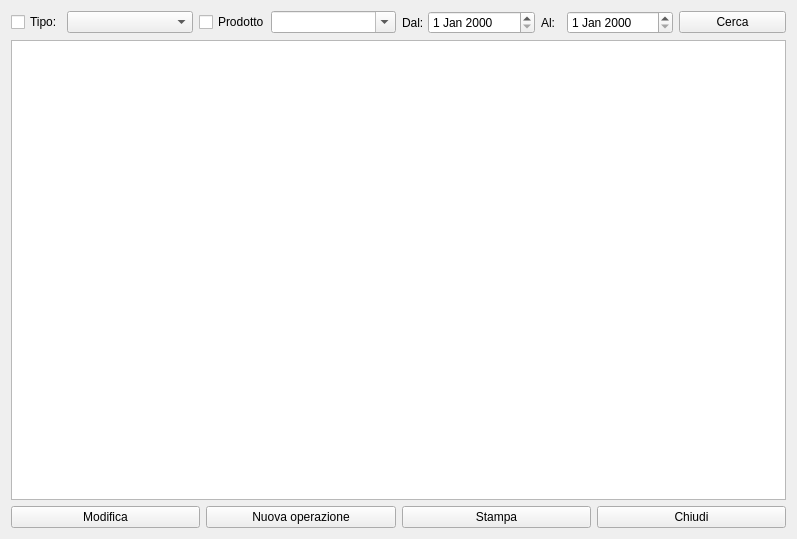
<?xml version="1.0" encoding="UTF-8"?>
<ui version="4.0">
 <class>HLotti</class>
 <widget class="QWidget" name="HLotti">
  <property name="windowModality">
   <enum>Qt::NonModal</enum>
  </property>
  <property name="geometry">
   <rect>
    <x>0</x>
    <y>0</y>
    <width>797</width>
    <height>539</height>
   </rect>
  </property>
  <property name="windowTitle">
   <string>Lotti</string>
  </property>
  <property name="windowIcon">
   <iconset resource="icons.qrc">
    <normaloff>:/Resources/Cube.PNG</normaloff>:/Resources/Cube.PNG</iconset>
  </property>
  <layout class="QVBoxLayout" name="verticalLayout_3">
   <item>
    <layout class="QVBoxLayout" name="verticalLayout_2">
     <item>
      <layout class="QVBoxLayout" name="verticalLayout">
       <item>
        <layout class="QHBoxLayout" name="horizontalLayout_4">
         <item>
          <layout class="QHBoxLayout" name="horizontalLayout_2">
           <item>
            <widget class="QCheckBox" name="chbT">
             <property name="maximumSize">
              <size>
               <width>50</width>
               <height>16777215</height>
              </size>
             </property>
             <property name="text">
              <string>Tipo:</string>
             </property>
            </widget>
           </item>
           <item>
            <widget class="QComboBox" name="cbTipiLot"/>
           </item>
           <item>
            <widget class="QCheckBox" name="chbP">
             <property name="maximumSize">
              <size>
               <width>66</width>
               <height>16777215</height>
              </size>
             </property>
             <property name="text">
              <string>Prodotto:</string>
             </property>
            </widget>
           </item>
           <item>
            <widget class="QComboBox" name="cbProdotti">
             <property name="editable">
              <bool>true</bool>
             </property>
             <property name="insertPolicy">
              <enum>QComboBox::NoInsert</enum>
             </property>
            </widget>
           </item>
          </layout>
         </item>
         <item>
          <layout class="QHBoxLayout" name="horizontalLayout_3">
           <item>
            <widget class="QLabel" name="label">
             <property name="maximumSize">
              <size>
               <width>20</width>
               <height>16777215</height>
              </size>
             </property>
             <property name="text">
              <string>Dal:</string>
             </property>
            </widget>
           </item>
           <item>
            <widget class="QDateEdit" name="datadal"/>
           </item>
           <item>
            <widget class="QLabel" name="label_2">
             <property name="maximumSize">
              <size>
               <width>20</width>
               <height>16777215</height>
              </size>
             </property>
             <property name="text">
              <string>Al:</string>
             </property>
            </widget>
           </item>
           <item>
            <widget class="QDateEdit" name="dataal"/>
           </item>
           <item>
            <widget class="QPushButton" name="pushButton_5">
             <property name="text">
              <string>Cerca</string>
             </property>
             <property name="icon">
              <iconset resource="icons.qrc">
               <normaloff>:/Resources/Search.PNG</normaloff>:/Resources/Search.PNG</iconset>
             </property>
            </widget>
           </item>
          </layout>
         </item>
        </layout>
       </item>
       <item>
        <widget class="QTableView" name="twLots">
         <property name="enabled">
          <bool>true</bool>
         </property>
         <property name="editTriggers">
          <set>QAbstractItemView::AnyKeyPressed|QAbstractItemView::DoubleClicked|QAbstractItemView::EditKeyPressed</set>
         </property>
         <property name="alternatingRowColors">
          <bool>true</bool>
         </property>
         <property name="selectionMode">
          <enum>QAbstractItemView::SingleSelection</enum>
         </property>
         <property name="selectionBehavior">
          <enum>QAbstractItemView::SelectRows</enum>
         </property>
         <property name="sortingEnabled">
          <bool>true</bool>
         </property>
         <attribute name="verticalHeaderVisible">
          <bool>false</bool>
         </attribute>
        </widget>
       </item>
      </layout>
     </item>
     <item>
      <layout class="QHBoxLayout" name="horizontalLayout">
       <item>
        <widget class="QPushButton" name="pushButton_7">
         <property name="text">
          <string>Modifica</string>
         </property>
         <property name="icon">
          <iconset resource="icons.qrc">
           <normaloff>:/Resources/Pencil.PNG</normaloff>:/Resources/Pencil.PNG</iconset>
         </property>
         <property name="iconSize">
          <size>
           <width>32</width>
           <height>32</height>
          </size>
         </property>
        </widget>
       </item>
       <item>
        <widget class="QPushButton" name="pushButton_4">
         <property name="text">
          <string>Nuova operazione</string>
         </property>
         <property name="icon">
          <iconset resource="icons.qrc">
           <normaloff>:/Resources/Actions-configure-icon.png</normaloff>:/Resources/Actions-configure-icon.png</iconset>
         </property>
         <property name="iconSize">
          <size>
           <width>32</width>
           <height>32</height>
          </size>
         </property>
        </widget>
       </item>
       <item>
        <widget class="QPushButton" name="pushButton_6">
         <property name="text">
          <string>Stampa</string>
         </property>
         <property name="icon">
          <iconset resource="icons.qrc">
           <normaloff>:/Resources/Printer-icon.png</normaloff>:/Resources/Printer-icon.png</iconset>
         </property>
         <property name="iconSize">
          <size>
           <width>32</width>
           <height>32</height>
          </size>
         </property>
        </widget>
       </item>
       <item>
        <widget class="QPushButton" name="pushButton_3">
         <property name="text">
          <string>Chiudi</string>
         </property>
         <property name="icon">
          <iconset resource="icons.qrc">
           <normaloff>:/Resources/Actions-window-close-icon.png</normaloff>:/Resources/Actions-window-close-icon.png</iconset>
         </property>
         <property name="iconSize">
          <size>
           <width>32</width>
           <height>32</height>
          </size>
         </property>
        </widget>
       </item>
      </layout>
     </item>
    </layout>
   </item>
  </layout>
  <action name="actionCopia_il_testo">
   <property name="text">
    <string>Copia il testo</string>
   </property>
   <property name="shortcut">
    <string>Alt+C</string>
   </property>
  </action>
 </widget>
 <resources>
  <include location="icons.qrc"/>
 </resources>
 <connections/>
 <slots>
  <slot>showContextMenu()</slot>
 </slots>
</ui>
